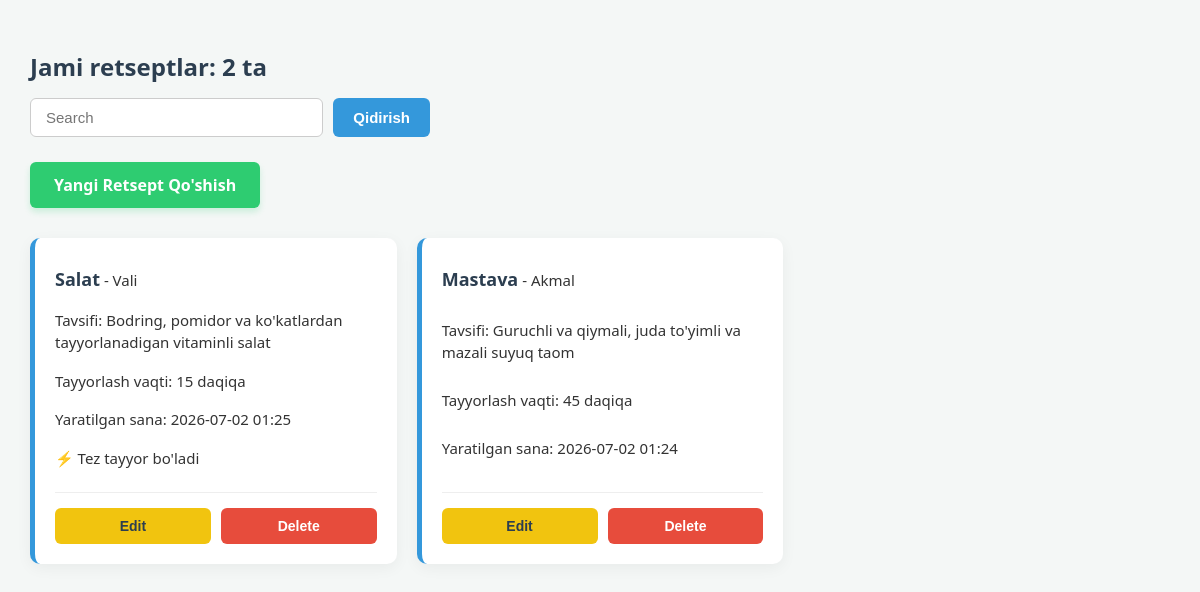
The page / on the database its author committed.
### core/models.py (models this page shows, shortened)
class Recipe(models.Model):
    nomi = models.CharField()
    tavsifi = models.TextField()
    tayyorlash_vaqti = models.IntegerField()
    muallif = models.CharField()
    yaratilgan_sana = models.DateTimeField(auto_now_add=True)
    class Meta:
        ordering = ['-yaratilgan_sana']

### core/views.py (the view)
# urls.py: 2. Add a URL to urlpatterns:  path('', views.home, name='home')
def home(request):
    query = request.GET.get('q', '')
    if query:
        recipes = Recipe.objects.filter(nomi__icontains=query)
    else:
        recipes = Recipe.objects.all()
    total_recipes = recipes.count()
    context = {
        'recipes': recipes,
        'total_recipes': total_recipes,
        'query': query
    }
    return render(request, 'index.html', context)

### templates/index.html (shortened to what this page needs)
{% load static %}
<!DOCTYPE html>
<html lang="en">
<head>
    <link rel="stylesheet" href="{% static 'css/style.css' %}">
</head>
<body>
    <h2>Jami retseptlar: {{ total_recipes }} ta</h2>
    <form method="GET" action="" class="search-form">
        <input type="text" name="q" value="{{ query }}" placeholder="Search">
        <button type="submit">Qidirish</button>
    </form>
    <p class="add-book-btn">
        <a href="{% url 'create-recipe' %}">Yangi Retsept Qo'shish</a>
    </p>
    <div class="books">
        {% for recipe in recipes %}
            <div class="book-card">
                <p class="recipe-title"><strong>{{ recipe.nomi }}</strong> - {{ recipe.muallif }}</p>
                <p class="recipe-desc">Tavsifi: {{ recipe.tavsifi }}</p>
                <p>Tayyorlash vaqti: {{ recipe.tayyorlash_vaqti }} daqiqa</p>
                <p>Yaratilgan sana: {{ recipe.yaratilgan_sana|date:"Y-m-d H:i" }}</p>
                {% if recipe.tayyorlash_vaqti < 30 %}
                    <p class="fast-cook">⚡ Tez tayyor bo'ladi</p>
                {% endif %}
                <div class="actions">
                    <button class="edit-btn">
                        <a href="{% url 'edit-recipe' recipe.id %}">Edit</a>
                    </button>
                    <button class="delete-btn">
                        <a href="{% url 'delete-recipe' recipe.id %}">Delete</a>
                    </button>
                </div>
            </div>
        {% empty %}
            <p class="no-result">Hech qanday retsept topilmadi.</p>
        {% endfor %}
    </div>
</body>
</html>

### static/css/style.css (style rules this page uses)
body { font-family: 'Segoe UI', Tahoma, Geneva, Verdana, sans-serif; background-color: #f4f7f6; margin: 0; padding: 30px; color: #333; }
h2 { color: #2c3e50; margin-bottom: 15px; }
form[method="GET"] { display: flex; gap: 10px; margin-bottom: 25px; max-width: 400px; }
form[method="GET"] input { flex: 1; padding: 10px 15px; border: 1px solid #ccc; border-radius: 6px; font-size: 15px; outline: none; transition: border-color 0.3s; }
form[method="GET"] button { padding: 10px 20px; background-color: #3498db; color: white; border: none; border-radius: 6px; cursor: pointer; font-size: 15px; font-weight: bold; transition: background-color 0.3s; }
.add-book-btn { margin-bottom: 30px; }
.add-book-btn a { display: inline-block; padding: 12px 24px; background-color: #2ecc71; color: white; text-decoration: none; border-radius: 6px; font-weight: bold; box-shadow: 0 4px 6px rgba(46, 204, 113, 0.2); transition: background-color 0.3s, transform 0.2s; }
.books { display: grid; grid-template-columns: repeat(auto-fill, minmax(300px, 1fr)); gap: 20px; }
.book-card { background-color: white; padding: 20px; border-radius: 10px; box-shadow: 0 4px 15px rgba(0,0,0,0.05); border-left: 5px solid #3498db; display: flex; flex-direction: column; justify-content: space-between; transition: transform 0.3s; }
.book-card p { margin: 8px 0; font-size: 15px; line-height: 1.5; }
.book-card p strong { font-size: 18px; color: #2c3e50; }
.actions { display: flex; gap: 10px; margin-top: 15px; border-top: 1px solid #eee; padding-top: 15px; }
.actions button { flex: 1; border: none; border-radius: 6px; padding: 0; cursor: pointer; overflow: hidden; }
.actions button a { display: block; padding: 10px; color: white; text-decoration: none; font-weight: bold; font-size: 14px; text-align: center; transition: background-color 0.3s; }
.edit-btn button a, .edit-btn a { background-color: #f1c40f; color: #2c3e50 !important; }
.delete-btn button a, .delete-btn a { background-color: #e74c3c; }

### rows shown on the page
Recipe: nomi "Salat", muallif "Vali", tavsifi "Bodring, pomidor va ko'katlardan tayyorlanadigan vitaminli salat", tayyorlash_vaqti "15", yaratilgan_sana "2026-07-02 01:25", shows "⚡ Tez tayyor bo'ladi"
Recipe: nomi "Mastava", muallif "Akmal", tavsifi "Guruchli va qiymali, juda to'yimli va mazali suyuq taom", tayyorlash_vaqti "45", yaratilgan_sana "2026-07-02 01:24"

### other values the page prints
{{ total_recipes }} "2"
